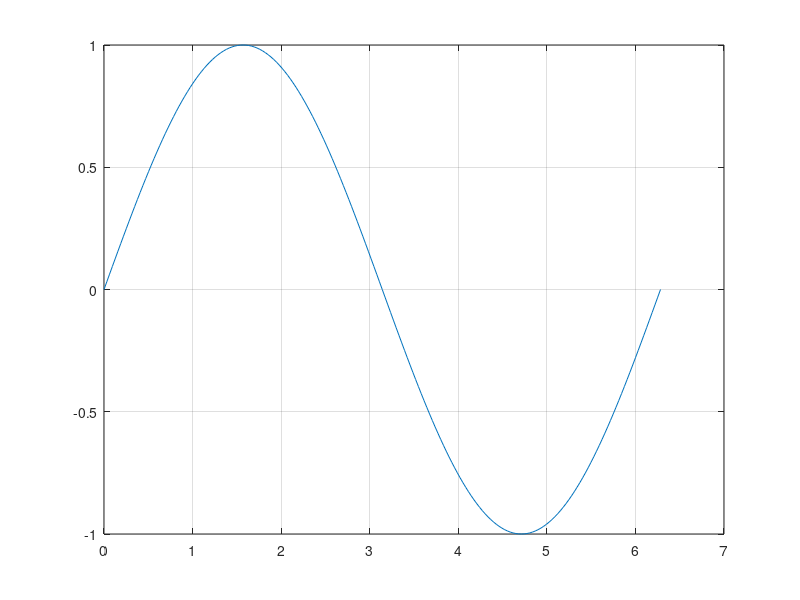

MATLAB code to generate this figure:
% figure for urdu electric machine book
%chapter 3
%induced voltage is sinusoidal if the flux is sinusoidal


clc
clear all
format long e

x=0:pi/100:2*pi;
plot (x,sin(x))
grid on

